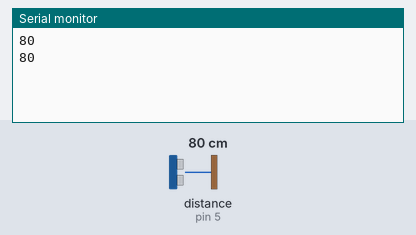
The sketch below on a simulated Arduino Uno, built with avr-gcc and run on an emulated ATmega328P. Shown: the last lines printed to the serial monitor. The test bench sets the inputs (shaded band); at power-on: distance to the obstacle (sensor on pin 5) 80 cm. The echo pulse lasts 58.3 µs per cm.

Above: at 1.6 s.
1.7 s: distance to the obstacle (sensor on pin 5) set to 2 cm
At 1.7 s:
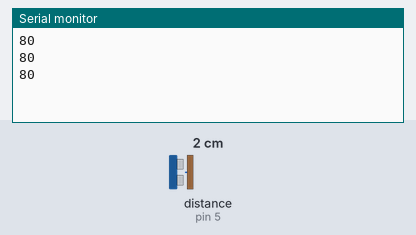
3.2 s: distance to the obstacle (sensor on pin 5) set to 4 cm
At 3.9 s:
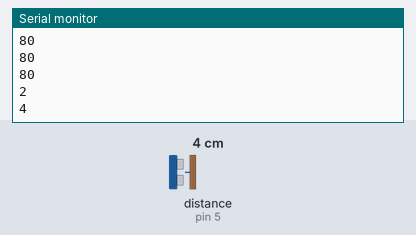
Timing chart, 0 to 6.2 s (numbered marks = the images above; inputs shaded):
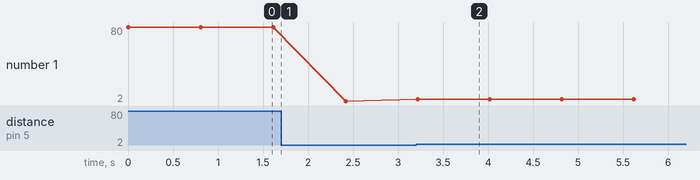

The sketch:

ul.ino
```cpp
int pin=5; // 定义超声波信号发出接口
int duration=0;
int RangeInCentimeters=0;
void setup() {
  Serial.begin(9600);

}
void loop() {
  pinMode(pin, OUTPUT);
  digitalWrite(pin, LOW);
  delayMicroseconds(2);
  digitalWrite(pin, HIGH);
  delayMicroseconds(10);
  digitalWrite(pin,LOW);

  pinMode(pin, INPUT);

  duration = pulseIn(pin,HIGH);
  RangeInCentimeters = duration/29/2;
  Serial.println(RangeInCentimeters);
  delay(800);
}
```

Measured:
- after the input at 3.2 s, the serial monitor: prints a new line at once (image 2)
- plotted number 1: 80 → 2 after the input at 1.7 s, 2 → 4 after the input at 3.2 s
